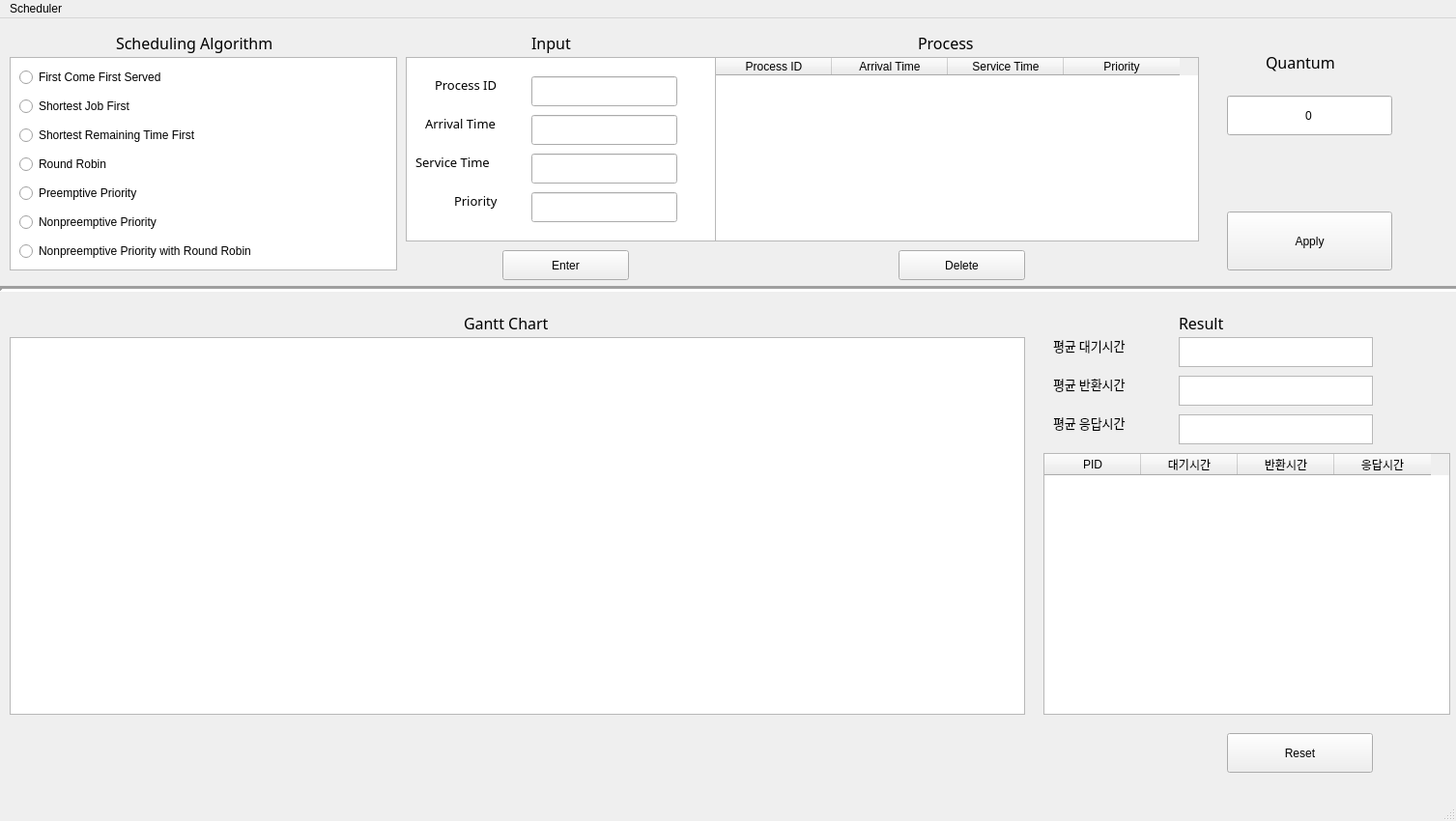
<?xml version="1.0" encoding="UTF-8"?>
<ui version="4.0">
 <class>MainWindow</class>
 <widget class="QMainWindow" name="MainWindow">
  <property name="geometry">
   <rect>
    <x>0</x>
    <y>0</y>
    <width>1507</width>
    <height>850</height>
   </rect>
  </property>
  <property name="cursor">
   <cursorShape>ArrowCursor</cursorShape>
  </property>
  <property name="mouseTracking">
   <bool>false</bool>
  </property>
  <property name="tabletTracking">
   <bool>false</bool>
  </property>
  <property name="windowTitle">
   <string>Scheduling Simulator</string>
  </property>
  <widget class="QWidget" name="centralwidget">
   <widget class="QListView" name="listView">
    <property name="geometry">
     <rect>
      <x>10</x>
      <y>40</y>
      <width>401</width>
      <height>221</height>
     </rect>
    </property>
   </widget>
   <widget class="QRadioButton" name="radioButton_2">
    <property name="geometry">
     <rect>
      <x>20</x>
      <y>80</y>
      <width>223</width>
      <height>22</height>
     </rect>
    </property>
    <property name="text">
     <string>Shortest Job First</string>
    </property>
   </widget>
   <widget class="QRadioButton" name="radioButton_4">
    <property name="geometry">
     <rect>
      <x>20</x>
      <y>140</y>
      <width>381</width>
      <height>22</height>
     </rect>
    </property>
    <property name="text">
     <string>Round Robin</string>
    </property>
   </widget>
   <widget class="QRadioButton" name="radioButton_6">
    <property name="geometry">
     <rect>
      <x>20</x>
      <y>200</y>
      <width>301</width>
      <height>22</height>
     </rect>
    </property>
    <property name="text">
     <string>Nonpreemptive Priority</string>
    </property>
   </widget>
   <widget class="QRadioButton" name="radioButton_5">
    <property name="geometry">
     <rect>
      <x>20</x>
      <y>170</y>
      <width>261</width>
      <height>22</height>
     </rect>
    </property>
    <property name="text">
     <string>Preemptive Priority</string>
    </property>
   </widget>
   <widget class="QRadioButton" name="radioButton_7">
    <property name="geometry">
     <rect>
      <x>20</x>
      <y>230</y>
      <width>381</width>
      <height>22</height>
     </rect>
    </property>
    <property name="text">
     <string>Nonpreemptive Priority with Round Robin</string>
    </property>
   </widget>
   <widget class="QRadioButton" name="radioButton">
    <property name="geometry">
     <rect>
      <x>20</x>
      <y>50</y>
      <width>223</width>
      <height>22</height>
     </rect>
    </property>
    <property name="text">
     <string>First Come First Served</string>
    </property>
   </widget>
   <widget class="QRadioButton" name="radioButton_3">
    <property name="geometry">
     <rect>
      <x>20</x>
      <y>110</y>
      <width>301</width>
      <height>22</height>
     </rect>
    </property>
    <property name="text">
     <string>Shortest Remaining Time First</string>
    </property>
   </widget>
   <widget class="QLabel" name="label">
    <property name="geometry">
     <rect>
      <x>120</x>
      <y>0</y>
      <width>211</width>
      <height>51</height>
     </rect>
    </property>
    <property name="font">
     <font>
      <family>Calibri Light</family>
      <pointsize>12</pointsize>
     </font>
    </property>
    <property name="text">
     <string>Scheduling Algorithm</string>
    </property>
   </widget>
   <widget class="QLabel" name="label_2">
    <property name="geometry">
     <rect>
      <x>950</x>
      <y>0</y>
      <width>121</width>
      <height>51</height>
     </rect>
    </property>
    <property name="font">
     <font>
      <family>Calibri Light</family>
      <pointsize>12</pointsize>
     </font>
    </property>
    <property name="text">
     <string>Process</string>
    </property>
   </widget>
   <widget class="QTableWidget" name="tableWidget">
    <property name="geometry">
     <rect>
      <x>740</x>
      <y>40</y>
      <width>501</width>
      <height>191</height>
     </rect>
    </property>
    <property name="sizePolicy">
     <sizepolicy hsizetype="Expanding" vsizetype="Expanding">
      <horstretch>0</horstretch>
      <verstretch>0</verstretch>
     </sizepolicy>
    </property>
    <property name="minimumSize">
     <size>
      <width>0</width>
      <height>0</height>
     </size>
    </property>
    <property name="sizeIncrement">
     <size>
      <width>0</width>
      <height>0</height>
     </size>
    </property>
    <property name="baseSize">
     <size>
      <width>0</width>
      <height>0</height>
     </size>
    </property>
    <property name="acceptDrops">
     <bool>false</bool>
    </property>
    <property name="sizeAdjustPolicy">
     <enum>QAbstractScrollArea::AdjustToContents</enum>
    </property>
    <property name="editTriggers">
     <set>QAbstractItemView::NoEditTriggers</set>
    </property>
    <property name="showGrid">
     <bool>true</bool>
    </property>
    <property name="gridStyle">
     <enum>Qt::SolidLine</enum>
    </property>
    <property name="wordWrap">
     <bool>true</bool>
    </property>
    <property name="cornerButtonEnabled">
     <bool>true</bool>
    </property>
    <attribute name="horizontalHeaderCascadingSectionResizes">
     <bool>true</bool>
    </attribute>
    <attribute name="horizontalHeaderMinimumSectionSize">
     <number>88</number>
    </attribute>
    <attribute name="horizontalHeaderDefaultSectionSize">
     <number>120</number>
    </attribute>
    <attribute name="horizontalHeaderHighlightSections">
     <bool>true</bool>
    </attribute>
    <attribute name="verticalHeaderCascadingSectionResizes">
     <bool>false</bool>
    </attribute>
    <attribute name="verticalHeaderDefaultSectionSize">
     <number>32</number>
    </attribute>
    <column>
     <property name="text">
      <string>Process ID</string>
     </property>
    </column>
    <column>
     <property name="text">
      <string>Arrival Time</string>
     </property>
    </column>
    <column>
     <property name="text">
      <string>Service Time</string>
     </property>
    </column>
    <column>
     <property name="text">
      <string>Priority</string>
     </property>
    </column>
   </widget>
   <widget class="QLabel" name="label_3">
    <property name="geometry">
     <rect>
      <x>1220</x>
      <y>290</y>
      <width>191</width>
      <height>51</height>
     </rect>
    </property>
    <property name="font">
     <font>
      <family>Calibri Light</family>
      <pointsize>12</pointsize>
     </font>
    </property>
    <property name="text">
     <string>Result</string>
    </property>
   </widget>
   <widget class="QLabel" name="label_4">
    <property name="geometry">
     <rect>
      <x>480</x>
      <y>290</y>
      <width>121</width>
      <height>51</height>
     </rect>
    </property>
    <property name="font">
     <font>
      <family>Calibri Light</family>
      <pointsize>12</pointsize>
     </font>
    </property>
    <property name="text">
     <string>Gantt Chart</string>
    </property>
   </widget>
   <widget class="QLabel" name="label_5">
    <property name="geometry">
     <rect>
      <x>1310</x>
      <y>20</y>
      <width>121</width>
      <height>51</height>
     </rect>
    </property>
    <property name="font">
     <font>
      <family>Calibri Light</family>
      <pointsize>12</pointsize>
     </font>
    </property>
    <property name="text">
     <string>Quantum</string>
    </property>
   </widget>
   <widget class="QLineEdit" name="lineEdit">
    <property name="geometry">
     <rect>
      <x>1270</x>
      <y>80</y>
      <width>171</width>
      <height>41</height>
     </rect>
    </property>
    <property name="focusPolicy">
     <enum>Qt::StrongFocus</enum>
    </property>
    <property name="layoutDirection">
     <enum>Qt::LeftToRight</enum>
    </property>
    <property name="autoFillBackground">
     <bool>false</bool>
    </property>
    <property name="text">
     <string>0</string>
    </property>
    <property name="echoMode">
     <enum>QLineEdit::Normal</enum>
    </property>
    <property name="alignment">
     <set>Qt::AlignCenter</set>
    </property>
    <property name="readOnly">
     <bool>false</bool>
    </property>
   </widget>
   <widget class="Line" name="line">
    <property name="geometry">
     <rect>
      <x>0</x>
      <y>270</y>
      <width>1511</width>
      <height>21</height>
     </rect>
    </property>
    <property name="lineWidth">
     <number>3</number>
    </property>
    <property name="orientation">
     <enum>Qt::Horizontal</enum>
    </property>
   </widget>
   <widget class="QPushButton" name="pushButton_2">
    <property name="geometry">
     <rect>
      <x>1270</x>
      <y>200</y>
      <width>171</width>
      <height>61</height>
     </rect>
    </property>
    <property name="text">
     <string>Apply</string>
    </property>
   </widget>
   <widget class="QTableWidget" name="tableWidget_2">
    <property name="geometry">
     <rect>
      <x>1080</x>
      <y>450</y>
      <width>421</width>
      <height>271</height>
     </rect>
    </property>
    <property name="sizePolicy">
     <sizepolicy hsizetype="Expanding" vsizetype="Expanding">
      <horstretch>0</horstretch>
      <verstretch>0</verstretch>
     </sizepolicy>
    </property>
    <property name="minimumSize">
     <size>
      <width>0</width>
      <height>0</height>
     </size>
    </property>
    <property name="sizeIncrement">
     <size>
      <width>0</width>
      <height>0</height>
     </size>
    </property>
    <property name="baseSize">
     <size>
      <width>0</width>
      <height>0</height>
     </size>
    </property>
    <property name="acceptDrops">
     <bool>false</bool>
    </property>
    <property name="sizeAdjustPolicy">
     <enum>QAbstractScrollArea::AdjustToContents</enum>
    </property>
    <property name="editTriggers">
     <set>QAbstractItemView::NoEditTriggers</set>
    </property>
    <attribute name="horizontalHeaderCascadingSectionResizes">
     <bool>true</bool>
    </attribute>
    <attribute name="horizontalHeaderMinimumSectionSize">
     <number>30</number>
    </attribute>
    <attribute name="horizontalHeaderDefaultSectionSize">
     <number>100</number>
    </attribute>
    <attribute name="horizontalHeaderHighlightSections">
     <bool>false</bool>
    </attribute>
    <attribute name="verticalHeaderCascadingSectionResizes">
     <bool>false</bool>
    </attribute>
    <attribute name="verticalHeaderDefaultSectionSize">
     <number>32</number>
    </attribute>
    <column>
     <property name="text">
      <string>PID</string>
     </property>
    </column>
    <column>
     <property name="text">
      <string>대기시간</string>
     </property>
    </column>
    <column>
     <property name="text">
      <string>반환시간</string>
     </property>
    </column>
    <column>
     <property name="text">
      <string>응답시간</string>
     </property>
    </column>
   </widget>
   <widget class="QLabel" name="label_6">
    <property name="geometry">
     <rect>
      <x>1090</x>
      <y>330</y>
      <width>131</width>
      <height>18</height>
     </rect>
    </property>
    <property name="font">
     <font>
      <family>Candara Light</family>
      <pointsize>10</pointsize>
     </font>
    </property>
    <property name="text">
     <string>평균 대기시간</string>
    </property>
   </widget>
   <widget class="QLabel" name="label_7">
    <property name="geometry">
     <rect>
      <x>1090</x>
      <y>370</y>
      <width>131</width>
      <height>18</height>
     </rect>
    </property>
    <property name="font">
     <font>
      <family>Candara Light</family>
      <pointsize>10</pointsize>
     </font>
    </property>
    <property name="text">
     <string>평균 반환시간</string>
    </property>
   </widget>
   <widget class="QLabel" name="label_8">
    <property name="geometry">
     <rect>
      <x>1090</x>
      <y>410</y>
      <width>131</width>
      <height>18</height>
     </rect>
    </property>
    <property name="font">
     <font>
      <family>Candara Light</family>
      <pointsize>10</pointsize>
     </font>
    </property>
    <property name="text">
     <string>평균 응답시간</string>
    </property>
   </widget>
   <widget class="QTextBrowser" name="textBrowser">
    <property name="geometry">
     <rect>
      <x>1220</x>
      <y>330</y>
      <width>201</width>
      <height>31</height>
     </rect>
    </property>
   </widget>
   <widget class="QTextBrowser" name="textBrowser_3">
    <property name="geometry">
     <rect>
      <x>1220</x>
      <y>410</y>
      <width>201</width>
      <height>31</height>
     </rect>
    </property>
   </widget>
   <widget class="QTextBrowser" name="textBrowser_2">
    <property name="geometry">
     <rect>
      <x>1220</x>
      <y>370</y>
      <width>201</width>
      <height>31</height>
     </rect>
    </property>
   </widget>
   <widget class="QLabel" name="label_9">
    <property name="geometry">
     <rect>
      <x>550</x>
      <y>0</y>
      <width>221</width>
      <height>51</height>
     </rect>
    </property>
    <property name="font">
     <font>
      <family>Calibri Light</family>
      <pointsize>12</pointsize>
     </font>
    </property>
    <property name="text">
     <string>Input</string>
    </property>
   </widget>
   <widget class="QLabel" name="label_10">
    <property name="geometry">
     <rect>
      <x>450</x>
      <y>60</y>
      <width>131</width>
      <height>18</height>
     </rect>
    </property>
    <property name="font">
     <font>
      <family>Candara Light</family>
      <pointsize>10</pointsize>
     </font>
    </property>
    <property name="text">
     <string>Process ID</string>
    </property>
   </widget>
   <widget class="QLabel" name="label_11">
    <property name="geometry">
     <rect>
      <x>440</x>
      <y>100</y>
      <width>131</width>
      <height>18</height>
     </rect>
    </property>
    <property name="font">
     <font>
      <family>Candara Light</family>
      <pointsize>10</pointsize>
     </font>
    </property>
    <property name="text">
     <string>Arrival Time</string>
    </property>
   </widget>
   <widget class="QLabel" name="label_12">
    <property name="geometry">
     <rect>
      <x>430</x>
      <y>140</y>
      <width>131</width>
      <height>18</height>
     </rect>
    </property>
    <property name="font">
     <font>
      <family>Candara Light</family>
      <pointsize>10</pointsize>
     </font>
    </property>
    <property name="text">
     <string>Service Time</string>
    </property>
   </widget>
   <widget class="QLabel" name="label_13">
    <property name="geometry">
     <rect>
      <x>470</x>
      <y>180</y>
      <width>131</width>
      <height>18</height>
     </rect>
    </property>
    <property name="font">
     <font>
      <family>Candara Light</family>
      <pointsize>10</pointsize>
     </font>
    </property>
    <property name="text">
     <string>Priority</string>
    </property>
   </widget>
   <widget class="QListView" name="listView_3">
    <property name="geometry">
     <rect>
      <x>420</x>
      <y>40</y>
      <width>821</width>
      <height>191</height>
     </rect>
    </property>
   </widget>
   <widget class="QPushButton" name="pushButton">
    <property name="geometry">
     <rect>
      <x>520</x>
      <y>240</y>
      <width>131</width>
      <height>31</height>
     </rect>
    </property>
    <property name="text">
     <string>Enter</string>
    </property>
   </widget>
   <widget class="QLineEdit" name="lineEdit_2">
    <property name="geometry">
     <rect>
      <x>550</x>
      <y>60</y>
      <width>151</width>
      <height>31</height>
     </rect>
    </property>
   </widget>
   <widget class="QLineEdit" name="lineEdit_3">
    <property name="geometry">
     <rect>
      <x>550</x>
      <y>100</y>
      <width>151</width>
      <height>31</height>
     </rect>
    </property>
   </widget>
   <widget class="QLineEdit" name="lineEdit_4">
    <property name="geometry">
     <rect>
      <x>550</x>
      <y>140</y>
      <width>151</width>
      <height>31</height>
     </rect>
    </property>
   </widget>
   <widget class="QLineEdit" name="lineEdit_5">
    <property name="geometry">
     <rect>
      <x>550</x>
      <y>180</y>
      <width>151</width>
      <height>31</height>
     </rect>
    </property>
   </widget>
   <widget class="QGraphicsView" name="graphicsView">
    <property name="geometry">
     <rect>
      <x>10</x>
      <y>330</y>
      <width>1051</width>
      <height>391</height>
     </rect>
    </property>
   </widget>
   <widget class="QPushButton" name="pushButton_3">
    <property name="geometry">
     <rect>
      <x>1270</x>
      <y>740</y>
      <width>151</width>
      <height>41</height>
     </rect>
    </property>
    <property name="text">
     <string>Reset</string>
    </property>
   </widget>
   <widget class="QPushButton" name="pushButton_5">
    <property name="geometry">
     <rect>
      <x>930</x>
      <y>240</y>
      <width>131</width>
      <height>31</height>
     </rect>
    </property>
    <property name="text">
     <string>Delete</string>
    </property>
   </widget>
   <zorder>listView_3</zorder>
   <zorder>listView</zorder>
   <zorder>radioButton_2</zorder>
   <zorder>radioButton_4</zorder>
   <zorder>radioButton_6</zorder>
   <zorder>radioButton_5</zorder>
   <zorder>radioButton_7</zorder>
   <zorder>radioButton</zorder>
   <zorder>radioButton_3</zorder>
   <zorder>label</zorder>
   <zorder>label_2</zorder>
   <zorder>tableWidget</zorder>
   <zorder>label_3</zorder>
   <zorder>label_4</zorder>
   <zorder>label_5</zorder>
   <zorder>lineEdit</zorder>
   <zorder>line</zorder>
   <zorder>pushButton_2</zorder>
   <zorder>tableWidget_2</zorder>
   <zorder>label_6</zorder>
   <zorder>label_7</zorder>
   <zorder>label_8</zorder>
   <zorder>textBrowser</zorder>
   <zorder>textBrowser_3</zorder>
   <zorder>textBrowser_2</zorder>
   <zorder>label_9</zorder>
   <zorder>label_10</zorder>
   <zorder>label_11</zorder>
   <zorder>label_12</zorder>
   <zorder>label_13</zorder>
   <zorder>pushButton</zorder>
   <zorder>lineEdit_2</zorder>
   <zorder>lineEdit_3</zorder>
   <zorder>lineEdit_4</zorder>
   <zorder>lineEdit_5</zorder>
   <zorder>graphicsView</zorder>
   <zorder>pushButton_3</zorder>
   <zorder>pushButton_5</zorder>
  </widget>
  <widget class="QMenuBar" name="menubar">
   <property name="geometry">
    <rect>
     <x>0</x>
     <y>0</y>
     <width>1507</width>
     <height>21</height>
    </rect>
   </property>
   <widget class="QMenu" name="menuScheduler">
    <property name="title">
     <string>Scheduler</string>
    </property>
   </widget>
   <addaction name="menuScheduler"/>
  </widget>
  <widget class="QStatusBar" name="statusbar"/>
 </widget>
 <resources/>
 <connections/>
</ui>
